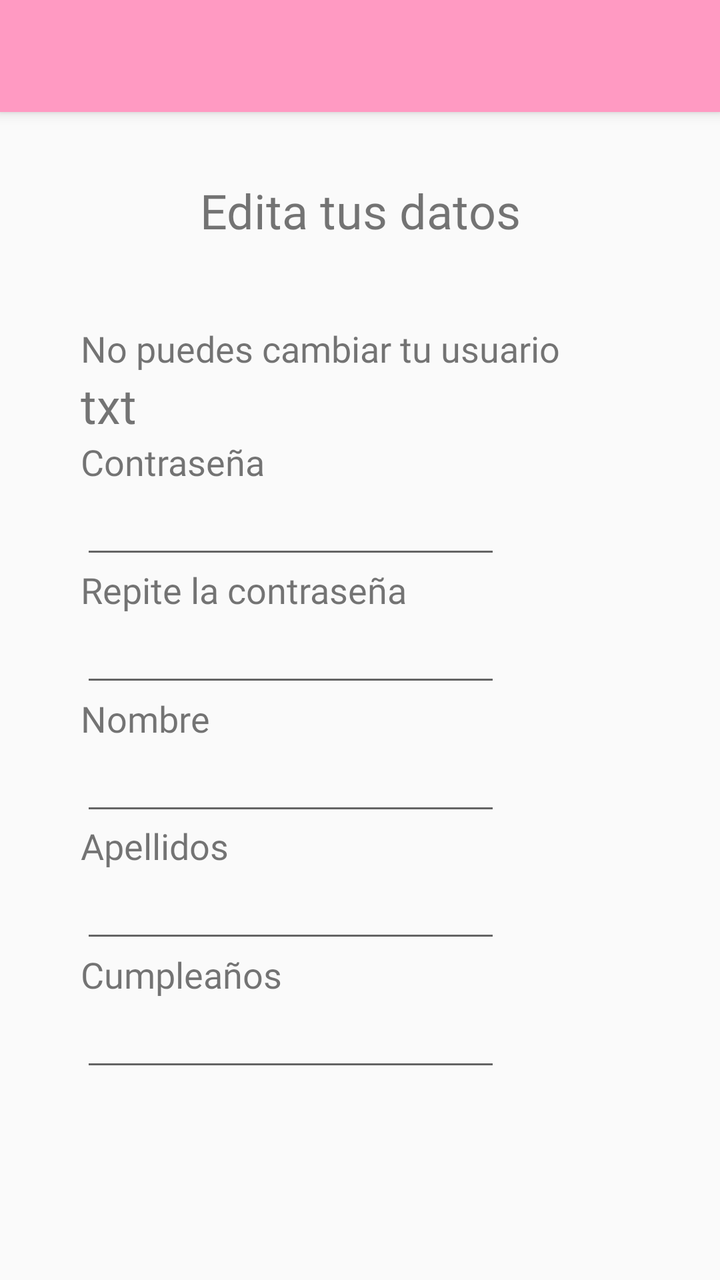
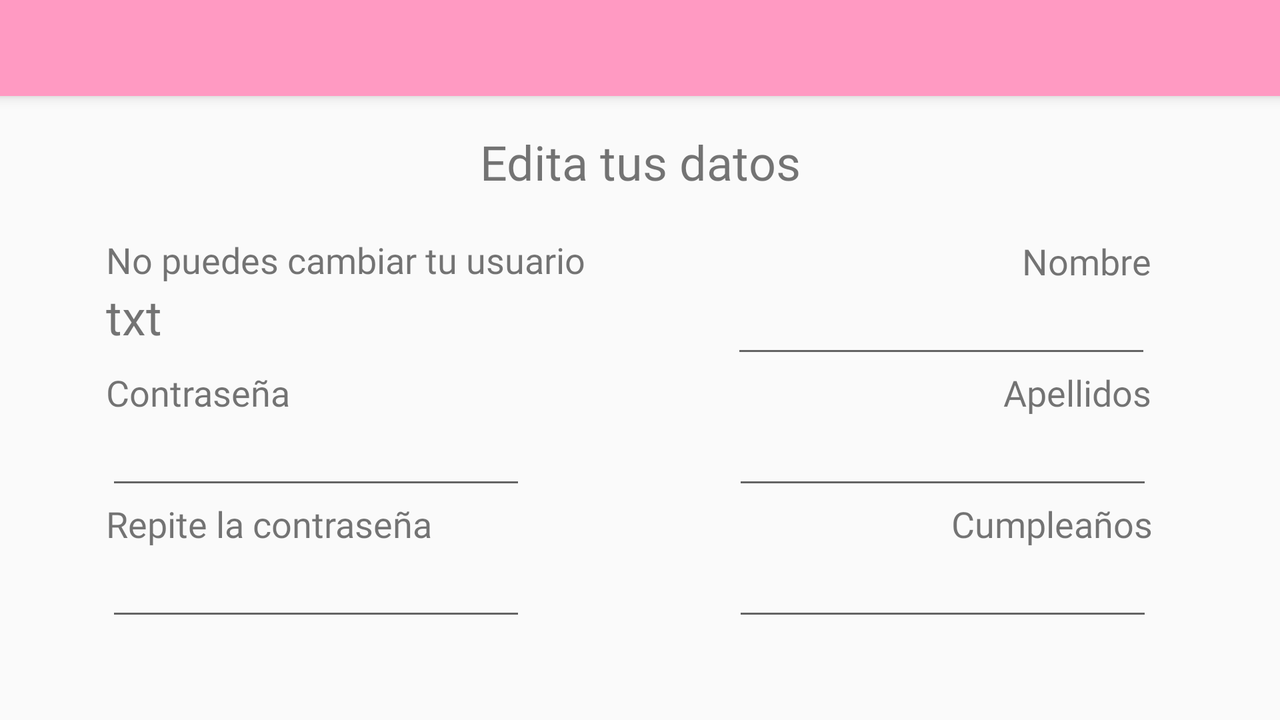

Compare how this app lays out the same screen by default and in its alternative resource folder. The renders come first, then the two layout files and the values they reference.
<!-- AndroidManifest.xml: application theme Theme.AppCompat.Light.NoActionBar -->
<!-- res/layout/activity_editar_perfil.xml -->
<?xml version="1.0" encoding="utf-8"?>
<androidx.constraintlayout.widget.ConstraintLayout xmlns:android="http://schemas.android.com/apk/res/android"
    xmlns:app="http://schemas.android.com/apk/res-auto"
    xmlns:tools="http://schemas.android.com/tools"
    android:layout_width="match_parent"
    android:layout_height="match_parent"
    tools:context=".ActivityEditarPerfil">

    <TextView
        android:id="@+id/txtEditCumple"
        android:layout_width="wrap_content"
        android:layout_height="wrap_content"
        android:fontFamily="@font/montserrat_alternates_bold"
        android:text="Cumpleaños"
        android:textSize="18sp"
        app:layout_constraintBottom_toBottomOf="parent"
        app:layout_constraintEnd_toEndOf="parent"
        app:layout_constraintHorizontal_bias="0.0"
        app:layout_constraintStart_toStartOf="@+id/txtEditUsuario1"
        app:layout_constraintTop_toBottomOf="@+id/txtEditUsuario1"
        app:layout_constraintVertical_bias="0.646" />

    <TextView
        android:id="@+id/txtEditNombre"
        android:layout_width="wrap_content"
        android:layout_height="wrap_content"
        android:fontFamily="@font/montserrat_alternates_bold"
        android:text="Nombre"
        android:textSize="18sp"
        app:layout_constraintBottom_toBottomOf="parent"
        app:layout_constraintEnd_toEndOf="parent"
        app:layout_constraintHorizontal_bias="0.0"
        app:layout_constraintStart_toStartOf="@+id/txtEditUsuario1"
        app:layout_constraintTop_toBottomOf="@+id/txtEditUsuario1"
        app:layout_constraintVertical_bias="0.323" />

    <TextView
        android:id="@+id/txtEditApellido"
        android:layout_width="wrap_content"
        android:layout_height="wrap_content"
        android:fontFamily="@font/montserrat_alternates_bold"
        android:text="Apellidos"
        android:textSize="18sp"
        app:layout_constraintBottom_toBottomOf="parent"
        app:layout_constraintEnd_toEndOf="parent"
        app:layout_constraintHorizontal_bias="0.0"
        app:layout_constraintStart_toStartOf="@+id/txtEditUsuario1"
        app:layout_constraintTop_toBottomOf="@+id/txtEditUsuario1"
        app:layout_constraintVertical_bias="0.484" />

    <TextView
        android:id="@+id/txtEditContraseña1"
        android:layout_width="wrap_content"
        android:layout_height="wrap_content"
        android:fontFamily="@font/montserrat_alternates_bold"
        android:text="Repite la contraseña"
        android:textSize="18sp"
        app:layout_constraintBottom_toBottomOf="parent"
        app:layout_constraintEnd_toEndOf="parent"
        app:layout_constraintHorizontal_bias="0.0"
        app:layout_constraintStart_toStartOf="@+id/txtEditUsuario1"
        app:layout_constraintTop_toBottomOf="@+id/txtEditUsuario1"
        app:layout_constraintVertical_bias="0.161" />

    <TextView
        android:id="@+id/txtEditContraseña"
        android:layout_width="wrap_content"
        android:layout_height="wrap_content"
        android:fontFamily="@font/montserrat_alternates_bold"
        android:text="Contraseña"
        android:textSize="18sp"
        app:layout_constraintBottom_toBottomOf="parent"
        app:layout_constraintEnd_toEndOf="parent"
        app:layout_constraintHorizontal_bias="0.0"
        app:layout_constraintStart_toStartOf="@+id/txtEditUsuario1"
        app:layout_constraintTop_toBottomOf="@+id/txtEditUsuario1"
        app:layout_constraintVertical_bias="0.0" />

    <EditText
        android:id="@+id/editPerfilCumple"
        android:layout_width="wrap_content"
        android:layout_height="wrap_content"
        android:ems="10"
        android:inputType="textPersonName"
        android:clickable="true"
        android:focusable="false"
        app:layout_constraintBottom_toBottomOf="parent"
        app:layout_constraintEnd_toEndOf="parent"
        app:layout_constraintHorizontal_bias="0.0"
        app:layout_constraintStart_toStartOf="@+id/editPerfilApellidos"
        app:layout_constraintTop_toBottomOf="@+id/txtEditCumple"
        app:layout_constraintVertical_bias="0.0" />

    <EditText
        android:id="@+id/editPerfilPassword1"
        android:layout_width="wrap_content"
        android:layout_height="wrap_content"
        android:ems="10"
        android:inputType="textPassword"
        app:layout_constraintBottom_toBottomOf="parent"
        app:layout_constraintEnd_toEndOf="parent"
        app:layout_constraintHorizontal_bias="0.0"
        app:layout_constraintStart_toStartOf="@+id/editPerfilPassword"
        app:layout_constraintTop_toBottomOf="@+id/txtEditContraseña1"
        app:layout_constraintVertical_bias="0.0" />

    <androidx.appcompat.widget.Toolbar
        android:id="@+id/labarraEdit"
        android:layout_width="match_parent"
        android:layout_height="?attr/actionBarSize"
        android:background="#FF9AC2"
        android:elevation="4dp"
        app:layout_constraintBottom_toBottomOf="parent"
        app:layout_constraintEnd_toEndOf="parent"
        app:layout_constraintHorizontal_bias="0.5"
        app:layout_constraintStart_toStartOf="parent"
        app:layout_constraintTop_toTopOf="parent"
        app:layout_constraintVertical_bias="0.0" />

    <TextView
        android:id="@+id/txtEditTitulo"
        android:layout_width="wrap_content"
        android:layout_height="wrap_content"
        android:fontFamily="@font/montserrat_alternates_bold"
        android:text="Edita tus datos"
        android:textSize="24sp"
        app:layout_constraintBottom_toBottomOf="parent"
        app:layout_constraintEnd_toEndOf="parent"
        app:layout_constraintHorizontal_bias="0.5"
        app:layout_constraintStart_toStartOf="parent"
        app:layout_constraintTop_toBottomOf="@+id/labarraEdit"
        app:layout_constraintVertical_bias="0.06" />

    <TextView
        android:id="@+id/txtEditUsuario"
        android:layout_width="wrap_content"
        android:layout_height="wrap_content"
        android:fontFamily="@font/montserrat_alternates"
        android:text="No puedes cambiar tu usuario"
        android:textSize="18sp"
        app:layout_constraintBottom_toBottomOf="parent"
        app:layout_constraintEnd_toEndOf="parent"
        app:layout_constraintHorizontal_bias="0.335"
        app:layout_constraintStart_toStartOf="parent"
        app:layout_constraintTop_toBottomOf="@+id/txtEditTitulo"
        app:layout_constraintVertical_bias="0.082" />

    <TextView
        android:id="@+id/txtEditUsuario1"
        android:layout_width="wrap_content"
        android:layout_height="wrap_content"
        android:fontFamily="@font/montserrat_alternates"
        android:text="txt"
        android:textSize="24sp"
        app:layout_constraintBottom_toBottomOf="parent"
        app:layout_constraintEnd_toEndOf="parent"
        app:layout_constraintHorizontal_bias="0.0"
        app:layout_constraintStart_toStartOf="@+id/txtEditUsuario"
        app:layout_constraintTop_toBottomOf="@+id/txtEditUsuario"
        app:layout_constraintVertical_bias="0.0" />

    <EditText
        android:id="@+id/editPerfilPassword"
        android:layout_width="wrap_content"
        android:layout_height="wrap_content"
        android:layout_marginBottom="212dp"
        android:ems="10"
        android:inputType="textPassword"
        app:layout_constraintBottom_toBottomOf="parent"
        app:layout_constraintEnd_toEndOf="parent"
        app:layout_constraintHorizontal_bias="0.0"
        app:layout_constraintStart_toStartOf="@+id/txtEditUsuario1"
        app:layout_constraintTop_toBottomOf="@+id/txtEditContraseña"
        app:layout_constraintVertical_bias="0.0" />

    <EditText
        android:id="@+id/editPerfilNombre"
        android:layout_width="wrap_content"
        android:layout_height="wrap_content"
        android:ems="10"
        android:inputType="textPersonName"
        app:layout_constraintBottom_toBottomOf="parent"
        app:layout_constraintEnd_toEndOf="parent"
        app:layout_constraintHorizontal_bias="0.0"
        app:layout_constraintStart_toStartOf="@+id/editPerfilPassword1"
        app:layout_constraintTop_toBottomOf="@+id/txtEditNombre"
        app:layout_constraintVertical_bias="0.0" />

    <EditText
        android:id="@+id/editPerfilApellidos"
        android:layout_width="wrap_content"
        android:layout_height="wrap_content"
        android:ems="10"
        android:inputType="textPersonName"
        app:layout_constraintBottom_toBottomOf="parent"
        app:layout_constraintEnd_toEndOf="parent"
        app:layout_constraintHorizontal_bias="0.0"
        app:layout_constraintStart_toStartOf="@+id/editPerfilNombre"
        app:layout_constraintTop_toBottomOf="@+id/txtEditApellido"
        app:layout_constraintVertical_bias="0.0" />

</androidx.constraintlayout.widget.ConstraintLayout>
<!-- resources referenced by this layout -->
<resources>

</resources>
<!-- res/layout-land/activity_editar_perfil.xml (the repository's variant of the layout above) -->
<!-- drawn on the phone turned sideways -->
<?xml version="1.0" encoding="utf-8"?>
<androidx.constraintlayout.widget.ConstraintLayout xmlns:android="http://schemas.android.com/apk/res/android"
    xmlns:app="http://schemas.android.com/apk/res-auto"
    xmlns:tools="http://schemas.android.com/tools"
    android:layout_width="match_parent"
    android:layout_height="match_parent"
    tools:context=".ActivityEditarPerfil">

    <TextView
        android:id="@+id/txtEditNombre"
        android:layout_width="wrap_content"
        android:layout_height="wrap_content"
        android:fontFamily="@font/montserrat_alternates_bold"
        android:text="Nombre"
        android:textSize="18sp"
        app:layout_constraintBottom_toBottomOf="parent"
        app:layout_constraintEnd_toEndOf="parent"
        app:layout_constraintHorizontal_bias="0.877"
        app:layout_constraintStart_toStartOf="@+id/txtEditUsuario1"
        app:layout_constraintTop_toTopOf="@+id/txtEditUsuario"
        app:layout_constraintVertical_bias="0.003" />

    <TextView
        android:id="@+id/txtEditCumple"
        android:layout_width="wrap_content"
        android:layout_height="wrap_content"
        android:fontFamily="@font/montserrat_alternates_bold"
        android:text="Cumpleaños"
        android:textSize="18sp"
        app:layout_constraintBottom_toBottomOf="parent"
        app:layout_constraintEnd_toEndOf="@+id/editPerfilApellidos"
        app:layout_constraintTop_toBottomOf="@+id/editPerfilApellidos"
        app:layout_constraintVertical_bias="0.0" />

    <EditText
        android:id="@+id/editPerfilNombre"
        android:layout_width="wrap_content"
        android:layout_height="wrap_content"
        android:ems="10"
        android:inputType="textPersonName"
        app:layout_constraintBottom_toBottomOf="parent"
        app:layout_constraintEnd_toEndOf="@+id/txtEditNombre"
        app:layout_constraintTop_toBottomOf="@+id/txtEditNombre"
        app:layout_constraintVertical_bias="0.0" />

    <EditText
        android:id="@+id/editPerfilCumple"
        android:layout_width="wrap_content"
        android:layout_height="wrap_content"
        android:clickable="true"
        android:ems="10"
        android:focusable="false"
        android:inputType="textPersonName"
        app:layout_constraintBottom_toBottomOf="parent"
        app:layout_constraintEnd_toEndOf="parent"
        app:layout_constraintHorizontal_bias="0.0"
        app:layout_constraintStart_toStartOf="@+id/editPerfilApellidos"
        app:layout_constraintTop_toBottomOf="@+id/txtEditCumple"
        app:layout_constraintVertical_bias="0.0" />

    <EditText
        android:id="@+id/editPerfilApellidos"
        android:layout_width="wrap_content"
        android:layout_height="wrap_content"
        android:ems="10"
        android:inputType="textPersonName"
        app:layout_constraintBottom_toBottomOf="parent"
        app:layout_constraintEnd_toEndOf="parent"
        app:layout_constraintHorizontal_bias="0.011"
        app:layout_constraintStart_toStartOf="@+id/editPerfilNombre"
        app:layout_constraintTop_toBottomOf="@+id/txtEditApellido"
        app:layout_constraintVertical_bias="0.0" />

    <TextView
        android:id="@+id/txtEditApellido"
        android:layout_width="wrap_content"
        android:layout_height="wrap_content"
        android:fontFamily="@font/montserrat_alternates_bold"
        android:text="Apellidos"
        android:textSize="18sp"
        app:layout_constraintBottom_toBottomOf="parent"
        app:layout_constraintEnd_toEndOf="@+id/editPerfilNombre"
        app:layout_constraintHorizontal_bias="1.0"
        app:layout_constraintStart_toStartOf="@+id/txtEditUsuario1"
        app:layout_constraintTop_toBottomOf="@+id/editPerfilNombre"
        app:layout_constraintVertical_bias="0.0" />

    <TextView
        android:id="@+id/txtEditContraseña1"
        android:layout_width="wrap_content"
        android:layout_height="wrap_content"
        android:fontFamily="@font/montserrat_alternates_bold"
        android:text="Repite la contraseña"
        android:textSize="18sp"
        app:layout_constraintBottom_toTopOf="@+id/editPerfilPassword1"
        app:layout_constraintStart_toStartOf="@+id/txtEditUsuario1" />

    <TextView
        android:id="@+id/txtEditContraseña"
        android:layout_width="wrap_content"
        android:layout_height="wrap_content"
        android:fontFamily="@font/montserrat_alternates_bold"
        android:text="Contraseña"
        android:textSize="18sp"
        app:layout_constraintBottom_toTopOf="@+id/editPerfilPassword"
        app:layout_constraintEnd_toEndOf="parent"
        app:layout_constraintHorizontal_bias="0.0"
        app:layout_constraintStart_toStartOf="@+id/txtEditUsuario1"
        app:layout_constraintTop_toBottomOf="@+id/txtEditUsuario1"
        app:layout_constraintVertical_bias="1.0" />

    <EditText
        android:id="@+id/editPerfilPassword1"
        android:layout_width="wrap_content"
        android:layout_height="wrap_content"
        android:ems="10"
        android:inputType="textPassword"
        app:layout_constraintBottom_toBottomOf="@+id/editPerfilCumple"
        app:layout_constraintStart_toStartOf="@+id/txtEditContraseña1" />

    <androidx.appcompat.widget.Toolbar
        android:id="@+id/labarraEdit"
        android:layout_width="match_parent"
        android:layout_height="?attr/actionBarSize"
        android:background="#FF9AC2"
        android:elevation="4dp"
        app:layout_constraintBottom_toBottomOf="parent"
        app:layout_constraintEnd_toEndOf="parent"
        app:layout_constraintHorizontal_bias="0.5"
        app:layout_constraintStart_toStartOf="parent"
        app:layout_constraintTop_toTopOf="parent"
        app:layout_constraintVertical_bias="0.0" />

    <TextView
        android:id="@+id/txtEditTitulo"
        android:layout_width="wrap_content"
        android:layout_height="wrap_content"
        android:fontFamily="@font/montserrat_alternates_bold"
        android:text="Edita tus datos"
        android:textSize="24sp"
        app:layout_constraintBottom_toBottomOf="parent"
        app:layout_constraintEnd_toEndOf="parent"
        app:layout_constraintHorizontal_bias="0.5"
        app:layout_constraintStart_toStartOf="parent"
        app:layout_constraintTop_toBottomOf="@+id/labarraEdit"
        app:layout_constraintVertical_bias="0.06" />

    <TextView
        android:id="@+id/txtEditUsuario"
        android:layout_width="wrap_content"
        android:layout_height="wrap_content"
        android:fontFamily="@font/montserrat_alternates"
        android:text="No puedes cambiar tu usuario"
        android:textSize="18sp"
        app:layout_constraintBottom_toBottomOf="parent"
        app:layout_constraintEnd_toEndOf="parent"
        app:layout_constraintHorizontal_bias="0.132"
        app:layout_constraintStart_toStartOf="parent"
        app:layout_constraintTop_toBottomOf="@+id/txtEditTitulo"
        app:layout_constraintVertical_bias="0.086" />

    <TextView
        android:id="@+id/txtEditUsuario1"
        android:layout_width="wrap_content"
        android:layout_height="wrap_content"
        android:fontFamily="@font/montserrat_alternates"
        android:text="txt"
        android:textSize="24sp"
        app:layout_constraintBottom_toBottomOf="parent"
        app:layout_constraintEnd_toEndOf="parent"
        app:layout_constraintHorizontal_bias="0.0"
        app:layout_constraintStart_toStartOf="@+id/txtEditUsuario"
        app:layout_constraintTop_toBottomOf="@+id/txtEditUsuario"
        app:layout_constraintVertical_bias="0.0" />

    <EditText
        android:id="@+id/editPerfilPassword"
        android:layout_width="wrap_content"
        android:layout_height="wrap_content"
        android:ems="10"
        android:inputType="textPassword"
        app:layout_constraintBottom_toTopOf="@+id/txtEditContraseña1"
        app:layout_constraintStart_toStartOf="@+id/txtEditContraseña" />

</androidx.constraintlayout.widget.ConstraintLayout>
